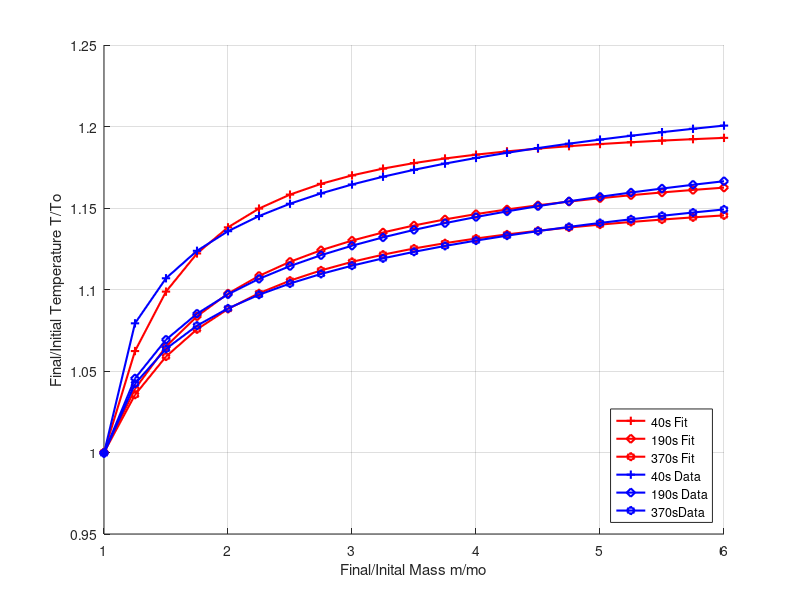
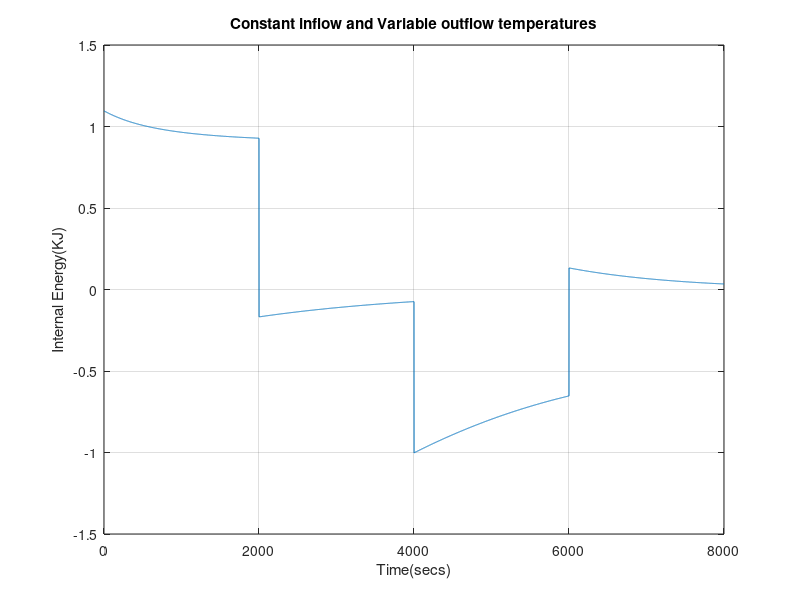
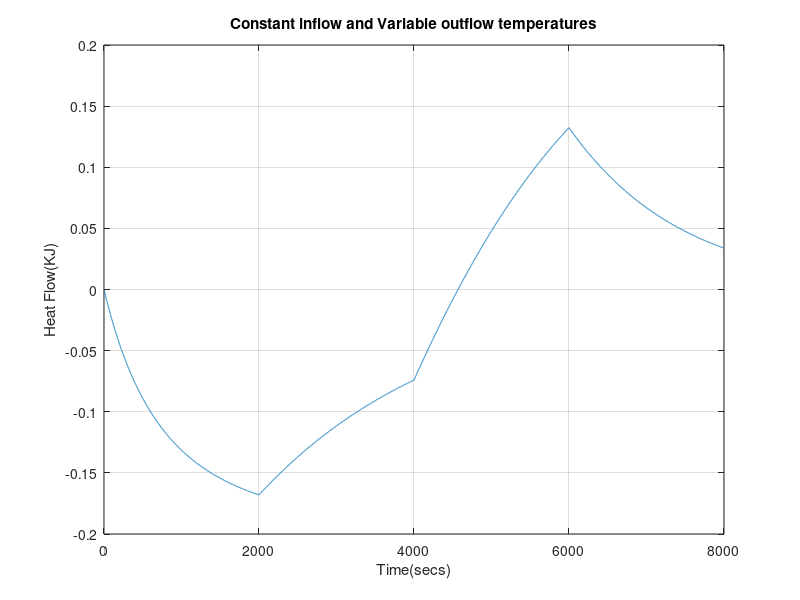
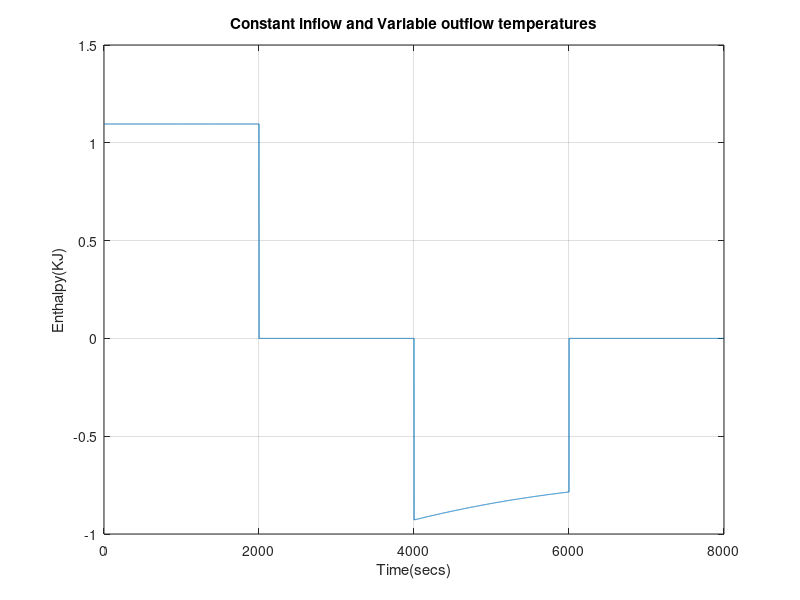

The MATLAB source for these figures, in order:
m_in = 0.00025;  %mass inflow rate
m_out = 0.0002; %mass outflow rate
m_o=0.5;        %initial mass
T_i=300;        %infinity temperature
T_f=300;        %fluid temperature
T_0=300;        %initial temperature
a_f=24e-3;      %Heat Transfer Coeffcients
A_s=0.175929;   %Surface Area
c_v=10.316;     %Specific heat at constant volume
c_p=14.615;     %Specific heat at constant pressure
y=c_p/c_v;      %ratio of specific heats
R=8.314;        %Gas constant
V=0.1508;       %Volume of Tank
M_h2=2.0159*10^-3;  %Mass of Hydrogen 


m=zeros(8000,1);
Time=zeros(8000,1);
tou=zeros(8000,1);
alpha=zeros(8000,1);

T_char=zeros(8000,1);
T=zeros(8000,1);
P=zeros(8000,1);
H=zeros(8000,1);
Q=zeros(8000,1);
U=zeros(8000,1);

T_char_vinout=zeros(8000,1);
T_vinout=zeros(8000,1);
P_vinout=zeros(8000,1);
H_vinout=zeros(8000,1);
Q_vinout=zeros(8000,1);
U_vinout=zeros(8000,1);

T_char_cinvout=zeros(8000,1);
T_cinvout=zeros(8000,1);
P_cinvout=zeros(8000,1);
H_cinvout=zeros(8000,1);
Q_cinvout=zeros(8000,1);
U_cinvout=zeros(8000,1);

Filling_time=[40,190,370];
A_2=[1.204,1.195,1.173];
C_2=[1.631,1.000,1.026];
A_3=[-35.17,-9.504,-10.51];
B_3=[36.16,10.50,11.50];
C_3=[0.04595,0.05526,0.04841];
T_2=zeros(21,3);
T_3=zeros(21,3);
M=zeros(21,1);

for i=1:8000
    Time(i)=i;
    if i<=2000
        m(i)=m_o + m_in*i;
        alpha(i)=(a_f*A_s)/(c_v*m_in);
        tou(i)=(i*m_in)/m_o;

        T_char(i)=((y*T_i)+(alpha(i)*T_f))/(1+alpha(i));
        T(i)=T_char(i)-((T_char(i)-T_0)/((1+tou(i))^(1+alpha(i))));
        P(i)=(m(i)*R*T(i))/(M_h2*V);
        H(i)=m_in*c_p*T_i;
        Q(i)=a_f*A_s*(T_f-T(i));
        U(i)=H(i)+Q(i);

        T_char_vinout(i)=(alpha(i)*T_f)/(1+alpha(i)-y);
        T_vinout(i)=T_char_vinout(i)-((T_char_vinout(i)-T_0)/((1+tou(i))^(1+alpha(i)-y)));
        P_vinout(i)=(m(i)*R*T_vinout(i))/(M_h2*V);
        H_vinout(i)=m_in*c_p*T_vinout(i);
        Q_vinout(i)=a_f*A_s*(T_f-T_vinout(i));
        U_vinout(i)=H_vinout(i)+Q_vinout(i);

        T_char_cinvout(i)=((y*T_i)+(alpha(i)*T_f))/(1+alpha(i));
        T_cinvout(i)=T_char_cinvout(i)-((T_char_cinvout(i)-T_0)/((1+tou(i))^(1+alpha(i))));
        P_cinvout(i)=(m(i)*R*T_cinvout(i))/(M_h2*V);
        H_cinvout(i)=m_in*c_p*T_i;
        Q_cinvout(i)=a_f*A_s*(T_f-T_cinvout(i));
        U_cinvout(i)=H_cinvout(i)+Q_cinvout(i);


    elseif   i>2000 && i<=4000
        m(i)=m(i-1);
        tou(i)=((i-2000)*a_f*A_s)/(m(2000)*c_v);

         T_char(i)=T_f;
         T(i)=T_char(i) - ((T_char(i)-T(2000))*(exp(-tou(i))));
         P(i)=(m(i)*R*T(i))/(M_h2*V);
         H(i)=0;
         Q(i)=a_f*A_s*(T_f-T(i));
         U(i)=H(i)+Q(i);

         T_char_vinout(i)=T_f;
         T_vinout(i)=T_char_vinout(i) - ((T_char_vinout(i)-T_vinout(2000))*(exp(-tou(i))));
         P_vinout(i)=(m(i)*R*T_vinout(i))/(M_h2*V);
         H_vinout(i)=0;
         Q_vinout(i)=a_f*A_s*(T_f-T_vinout(i));
         U_vinout(i)=H_vinout(i)+Q_vinout(i);

         T_char_cinvout(i)=T_f;
         T_cinvout(i)=T_char_cinvout(i) - ((T_char_cinvout(i)-T_cinvout(2000))*(exp(-tou(i))));
         P_cinvout(i)=(m(i)*R*T_cinvout(i))/(M_h2*V);
         H_cinvout(i)=0;
         Q_cinvout(i)=a_f*A_s*(T_f-T_cinvout(i));
         U_cinvout(i)=H_cinvout(i)+Q_cinvout(i);


    elseif i>4000 && i<=6000
        m(i)=1- m_out*(i-4000);
        alpha(i)=(a_f*A_s)/(c_v*m_out*(-1));
        tou(i)=((i-4000)*m_out*(-1))/m(4000);

        T_char(i)=((y*T_i)+(alpha(i)*T_f))/(1+alpha(i));
        T(i)=T_char(i) - ((T_char(i)-T(4000))/((1+tou(i))^(1+alpha(i))));
        P(i)=(m(i)*R*T(i))/(M_h2*V);
        H(i)=-(m_out*T_i*c_p);
        Q(i)=a_f*A_s*(T_f-T(i));
        U(i)=H(i)+Q(i);

        T_char_vinout(i)=(alpha(i)*T_f)/(1+alpha(i)-y);
        T_vinout(i)=T_char_vinout(i)-((T_char_vinout(i)-T_vinout(4000))/((1+tou(i))^(1+alpha(i)-y)));
        P_vinout(i)=(m(i)*R*T_vinout(i))/(M_h2*V);
        H_vinout(i)=(-1)*m_out*c_p*T_vinout(i);
        Q_vinout(i)=a_f*A_s*(T_f-T_vinout(i));
        U_vinout(i)=H_vinout(i)+Q_vinout(i);

        T_char_cinvout(i)=((alpha(i)*T_f))/(1+alpha(i)-y);
        T_cinvout(i)=T_char_cinvout(i)-((T_char_cinvout(i)-T_cinvout(4000))/((1+tou(i))^(1+alpha(i)-y)));
        P_cinvout(i)=(m(i)*R*T_cinvout(i))/(M_h2*V);
        H_cinvout(i)=(-1)*m_out*c_p*T_cinvout(i);
        Q_cinvout(i)=a_f*A_s*(T_f-T_cinvout(i));
        U_cinvout(i)=H_cinvout(i)+Q_cinvout(i);

    else
        m(i)=m(i-1);
        tou(i)=((i-6000)*(A_s*a_f))/(m(6000)*c_v);

        T_char(i)=T_f;
        T(i)=T_char(i)-((T_char(i)-T(6000))*exp(-tou(i)));
        P(i)=(m(i)*R*T(i))/(M_h2*V);
        H(i)=0;
        Q(i)=a_f*A_s*(T_f-T(i));
        U(i)=H(i)+Q(i);

        T_char_vinout(i)=T_f;
        T_vinout(i)=T_char_vinout(i) - ((T_char_vinout(i)-T_vinout(6000))*(exp(-tou(i))));
        P_vinout(i)=(m(i)*R*T_vinout(i))/(M_h2*V);
        H_vinout(i)=0;
        Q_vinout(i)=a_f*A_s*(T_f-T_vinout(i));
        U_vinout(i)=H_vinout(i)+Q_vinout(i);

        T_char_cinvout(i)=T_f;
        T_cinvout(i)=T_char_cinvout(i) - ((T_char_cinvout(i)-T_cinvout(6000))*(exp(-tou(i))));
        P_cinvout(i)=(m(i)*R*T_cinvout(i))/(M_h2*V);
        H_cinvout(i)=0;
        Q_cinvout(i)=a_f*A_s*(T_f-T_cinvout(i));
        U_cinvout(i)=H_cinvout(i)+Q_cinvout(i);
    end
end

for j=1:3
    for i=1:21 
        M(i) = 0.75+ (0.25*i);
        T_2(i,j)=A_2(j) - (A_2(j)-1)*(M(i)^(-C_2(j)));
        T_3(i,j)=(A_3(j) +(B_3(j)*(M(i)^0.5)))^C_3(j);
    end
end

for i=1:21
    T_2_1(i) = T_2(i,1);
    T_2_2(i) = T_2(i,2);
    T_2_3(i) = T_2(i,3);
    T_3_1(i) = T_3(i,1);
    T_3_2(i) = T_3(i,2);
    T_3_3(i) = T_3(i,3);
end


hold on ;
plot(M,T_2_1,'Marker','+','Color','r','LineWidth',1.5);
plot(M,T_2_2,'Marker','diamond','Color','r','LineWidth',1.5);
plot(M,T_2_3,'Marker','hexagram','Color','r','LineWidth',1.5);
plot(M,T_3_1,'Marker','+','Color','b','LineWidth',1.5);
plot(M,T_3_2,'Marker','diamond','Color','b','LineWidth',1.5);
plot(M,T_3_3,'Marker','hexagram','Color','b','LineWidth',1.5);
grid on;
xlabel('Final/Inital Mass m/mo');
ylabel('Final/Initial Temperature T/To');
legend({'40s Fit','190s Fit','370s Fit','40s Data','190s Data','370sData'},'Location','southeast');
hold off;


figure;
plot(Time,U_cinvout);
xlabel('Time(secs)');
ylabel('Internal Energy(KJ)');
title('Constant inflow and Variable outflow temperatures');
grid on;

figure;
plot(Time,Q_cinvout);
xlabel('Time(secs)');
ylabel('Heat Flow(KJ)');
title('Constant inflow and Variable outflow temperatures');
grid on;

figure;
plot(Time,H_cinvout);
xlabel('Time(secs)');
ylabel('Enthalpy(KJ)');
title('Constant inflow and Variable outflow temperatures');
grid on;

figure;
plot(Time,P_cinvout);
xlabel('Time(secs)');
ylabel('Pressure(Pa)');
title('Constant inflow and Variable outflow temperatures');
grid on;


figure;
plot(Time,T_cinvout);
xlabel('Time(secs)');
ylabel('Temperature(K)');
title('Constant inflow and Variable outflow temperatures');
grid on;

figure;
plot(Time,m);
xlabel('Time(secs)');
ylabel('Mass(Kg)');
title('Constant inflow and Variable outflow temperatures');
grid on;

figure;
plot(Time,U_vinout);
xlabel('Time(secs)');
ylabel('Internal Energy(KJ)');
title('Variable inflow and outflow temperatures');
grid on;

figure;
plot(Time,Q_vinout);
xlabel('Time(secs)');
ylabel('Heat Flow(KJ)');
title('Variable inflow and outflow temperatures');
grid on;

figure;
plot(Time,H_vinout);
xlabel('Time(secs)');
ylabel('Enthalpy(KJ)');
title('Variable inflow and outflow temperatures');
grid on;


figure;
plot(Time,P_vinout);
xlabel('Time(secs)');
ylabel('Pressure(Pa)');
title('Variable inflow and outflow temperatures');
grid on;


figure;
plot(Time,T_vinout);
xlabel('Time(secs)');
ylabel('Temperature(K)');
title('Variable inflow and outflow temperatures');
grid on;

figure;
plot(Time,m);
xlabel('Time(secs)');
ylabel('Mass(Kg)');
title('Variable inflow and outflow temperatures');
grid on;


figure;
plot(Time,U);
xlabel('Time(secs)');
ylabel('Internal Energy(KJ)');
title('Constant inflow and outflow temperatures');
grid on;

figure;
plot(Time,Q);
xlabel('Time(secs)');
ylabel('Heat Flow(KJ)');
title('Constant inflow and outflow temperatures');
grid on;

figure;
plot(Time,H);
xlabel('Time(secs)');
ylabel('Enthalpy(KJ)');
title('Constant inflow and outflow temperatures');
grid on;

figure;
plot(Time,P);
xlabel('Time(secs)');
ylabel('Pressure(Pa)');
title('Constant inflow and outflow temperatures');
grid on;

figure;
plot(Time,T);
xlabel('Time(secs)');
ylabel('Temperature(K)');
title('Constant inflow and outflow temperatures');
grid on;


figure;
plot(Time,m);
xlabel('Time(secs)');
ylabel('Mass(Kg)');
title('Constant inflow and outflow temperatures');
grid on;
